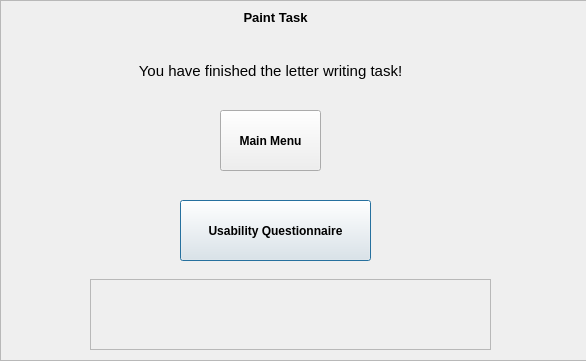
<?xml version="1.0" encoding="UTF-8"?>
<ui version="4.0">
 <class>endpaint</class>
 <widget class="QDialog" name="endpaint">
  <property name="geometry">
   <rect>
    <x>0</x>
    <y>0</y>
    <width>586</width>
    <height>361</height>
   </rect>
  </property>
  <property name="windowTitle">
   <string>Dialog</string>
  </property>
  <widget class="QFrame" name="frame">
   <property name="geometry">
    <rect>
     <x>0</x>
     <y>0</y>
     <width>591</width>
     <height>361</height>
    </rect>
   </property>
   <property name="frameShape">
    <enum>QFrame::StyledPanel</enum>
   </property>
   <property name="frameShadow">
    <enum>QFrame::Raised</enum>
   </property>
   <widget class="QLabel" name="label_2">
    <property name="geometry">
     <rect>
      <x>170</x>
      <y>10</y>
      <width>211</width>
      <height>41</height>
     </rect>
    </property>
    <property name="font">
     <font>
      <pointsize>10</pointsize>
      <bold>true</bold>
     </font>
    </property>
    <property name="text">
     <string>Paint Task</string>
    </property>
    <property name="alignment">
     <set>Qt::AlignHCenter|Qt::AlignTop</set>
    </property>
    <property name="wordWrap">
     <bool>false</bool>
    </property>
    <property name="margin">
     <number>2</number>
    </property>
   </widget>
   <widget class="QPushButton" name="Usability_QuestionnaireButton">
    <property name="geometry">
     <rect>
      <x>180</x>
      <y>200</y>
      <width>191</width>
      <height>61</height>
     </rect>
    </property>
    <property name="font">
     <font>
      <pointsize>9</pointsize>
      <bold>true</bold>
      <stylestrategy>PreferDefault</stylestrategy>
     </font>
    </property>
    <property name="cursor">
     <cursorShape>ArrowCursor</cursorShape>
    </property>
    <property name="toolTip">
     <string>&lt;html&gt;&lt;head/&gt;&lt;body&gt;&lt;p align=&quot;center&quot;&gt;&lt;br/&gt;&lt;/p&gt;&lt;/body&gt;&lt;/html&gt;</string>
    </property>
    <property name="layoutDirection">
     <enum>Qt::LeftToRight</enum>
    </property>
    <property name="text">
     <string>Usability Questionnaire</string>
    </property>
    <property name="default">
     <bool>false</bool>
    </property>
    <property name="flat">
     <bool>false</bool>
    </property>
   </widget>
   <widget class="QPushButton" name="MenuButton">
    <property name="geometry">
     <rect>
      <x>220</x>
      <y>110</y>
      <width>101</width>
      <height>61</height>
     </rect>
    </property>
    <property name="font">
     <font>
      <bold>true</bold>
     </font>
    </property>
    <property name="text">
     <string>Main Menu</string>
    </property>
   </widget>
   <widget class="QFrame" name="frame_2">
    <property name="geometry">
     <rect>
      <x>90</x>
      <y>279</y>
      <width>401</width>
      <height>71</height>
     </rect>
    </property>
    <property name="frameShape">
     <enum>QFrame::StyledPanel</enum>
    </property>
    <property name="frameShadow">
     <enum>QFrame::Raised</enum>
    </property>
   </widget>
   <widget class="QLabel" name="label">
    <property name="geometry">
     <rect>
      <x>60</x>
      <y>50</y>
      <width>421</width>
      <height>41</height>
     </rect>
    </property>
    <property name="font">
     <font>
      <pointsize>11</pointsize>
     </font>
    </property>
    <property name="text">
     <string>You have finished the letter writing task!</string>
    </property>
    <property name="alignment">
     <set>Qt::AlignCenter</set>
    </property>
    <property name="wordWrap">
     <bool>true</bool>
    </property>
   </widget>
  </widget>
 </widget>
 <resources/>
 <connections/>
</ui>
